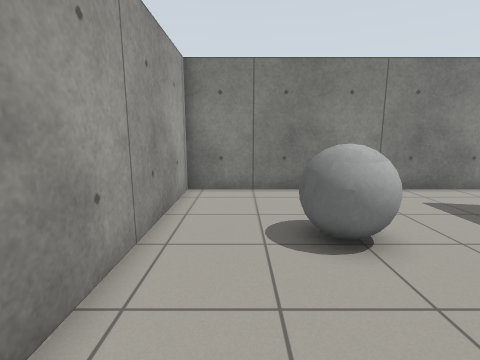
view 1 (above)

16 first-person views from a walk through a Gazebo world. The camera is 1.1 m above the floor, tilts 10° down and sees 85° across. The floor is counted in squares, 0.5 m on a side. Each view is taken from the middle of a square. On the plan, view 1 faces up. The plan holds only what a view shows up to about 16 squares ahead; the rest is blank.

view 2
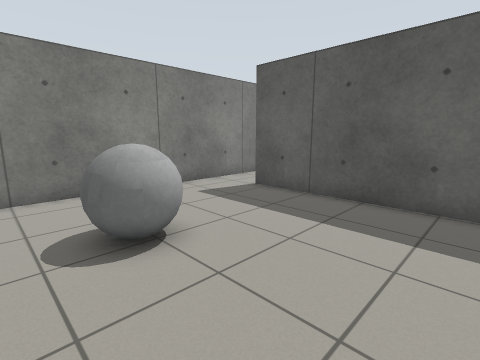

view 3
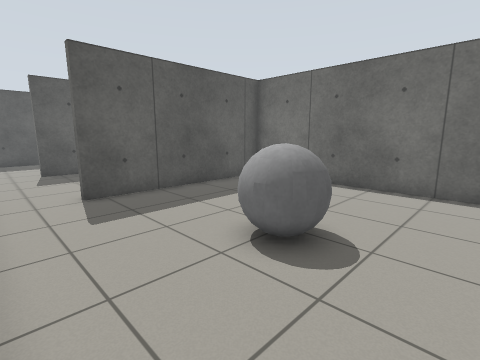

view 4
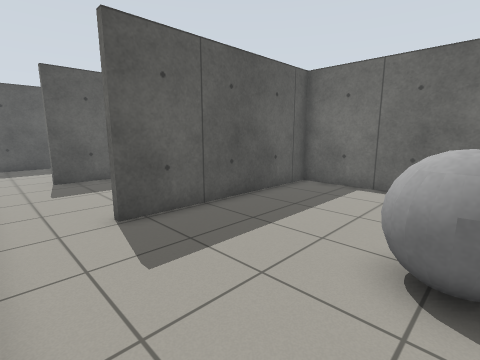

view 5
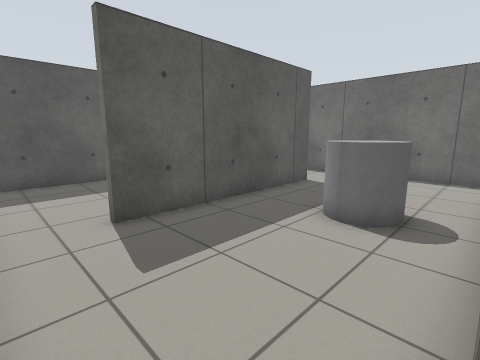

view 6
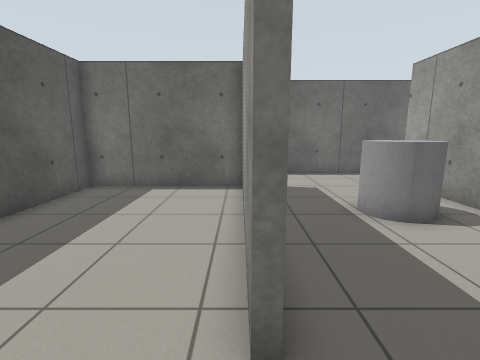

view 7
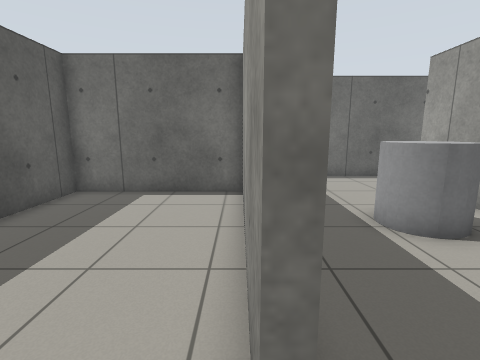

view 8
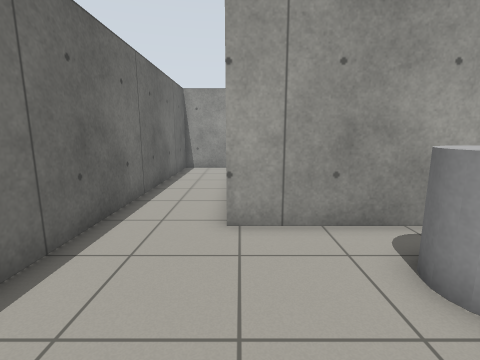

view 9
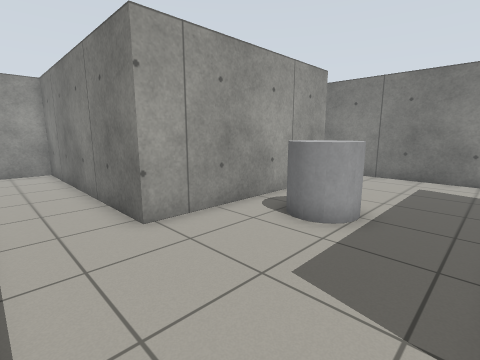

view 10
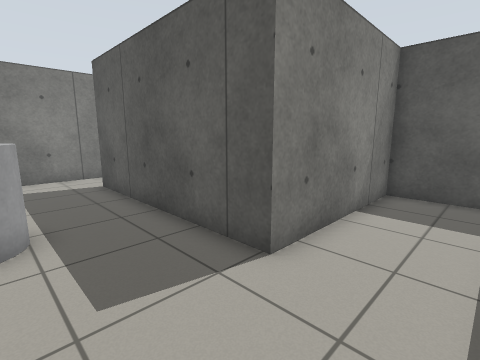

view 11
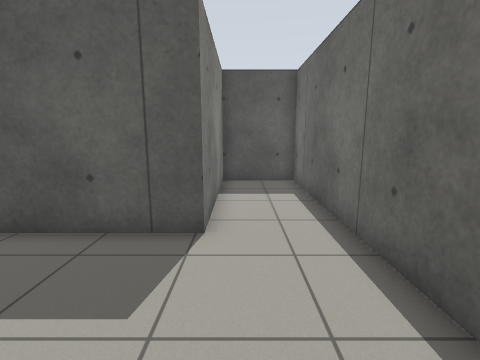

view 12
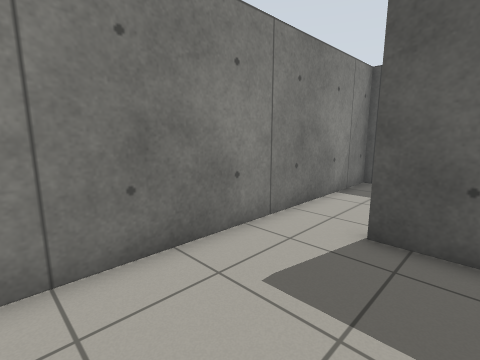

view 13
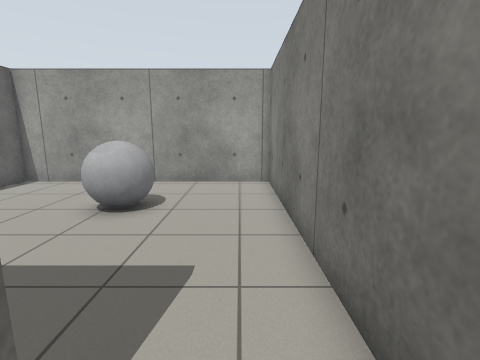

view 14
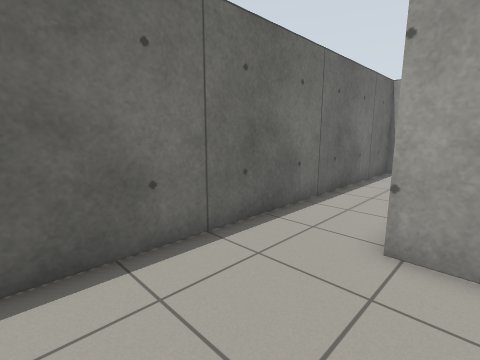

view 15
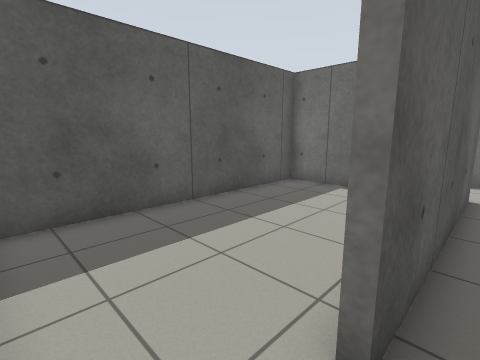

view 16
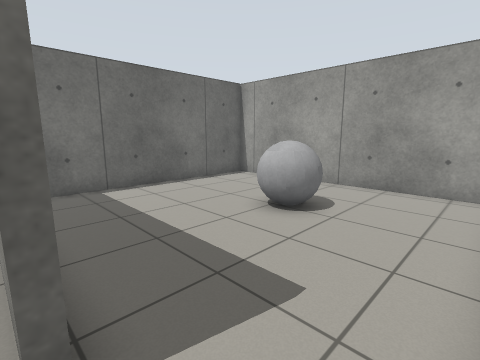

### Floor plan
Points are (right, up) in squares from view 1. A wall is a line through its corners. A room is listed if a view was taken in it or the views show most of it. See-through windows are left out.
Room 1 (views 1, 2, 3, 4)
walls: (8.6, 10.3) (-2.1, 10.3) (-2.1, -0.9) (8.6, -0.9) (8.6, 7.8)
ways out: opening at (9, 9) to room 2
objects: grey ball (2, 5) to (3, 6)
Room 2 (views 5, 6, 7, 8, 9, 10, 11, 12, 13, 14, 15, 16)
walls: (9, 7.8) (9, -1.2) (-2.1, -1.2) (-2.1, -4.6) (22.3, -4.6) (22.3, -1.2) (15.6, -1.2) (15.6, 7.8) (15.9, 7.8); (16.6, 10.3) (8.6, 10.3)
ways out: opening at (9, 9) to room 1; opening at (16, 9) to room 3
objects: grey cylinder (11, 2) to (12, 3)
Room 3 (no view inside)
walls: (15.9, 7.8) (15.9, 0); (15.9, -0.9) (22.3, -0.9) (22.3, 10.3) (16.6, 10.3)
ways out: opening at (16, 9) to room 2

Where each view was taken, in squares from view 1:
view 1: 0 up, 0 right, facing up
view 2: 0 up, 0 right, facing up-right
view 3: 10 up, 1 left, facing down-right
view 4: 10 up, 2 right, facing down-right
view 5: 10 up, 9 right, facing down-right
view 6: 10 up, 16 right, facing down
view 7: 9 up, 16 right, facing down
view 8: 1 down, 15 right, facing left
view 9: 4 down, 15 right, facing up-left
view 10: 4 down, 12 right, facing up-right
view 11: 2 down, 10 right, facing right
view 12: 6 up, 10 right, facing up-right
view 13: 9 up, 10 right, facing left
view 14: 0 up, 14 right, facing down-left
view 15: 10 up, 15 right, facing down-right
view 16: 10 up, 9 right, facing down-left
